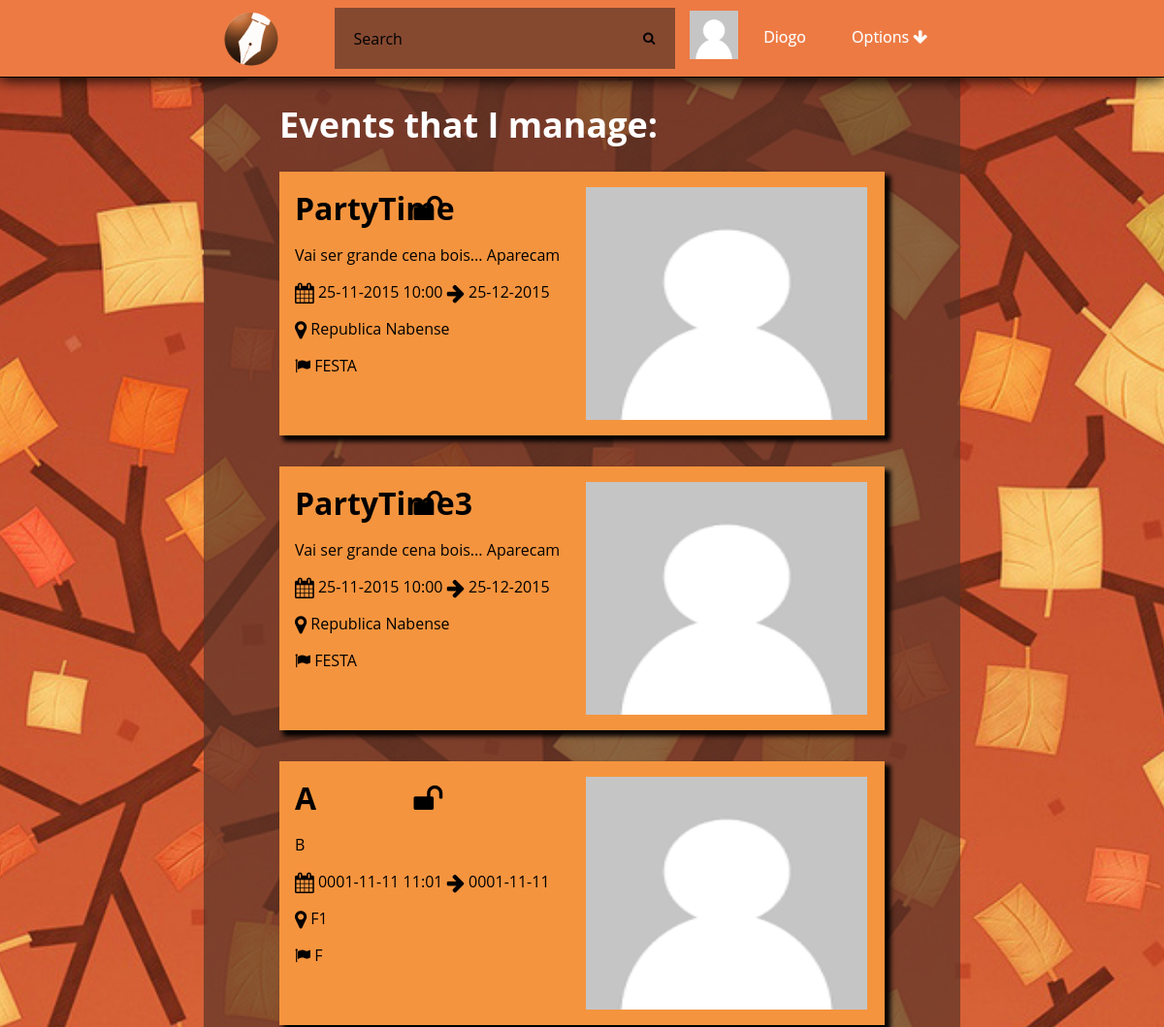
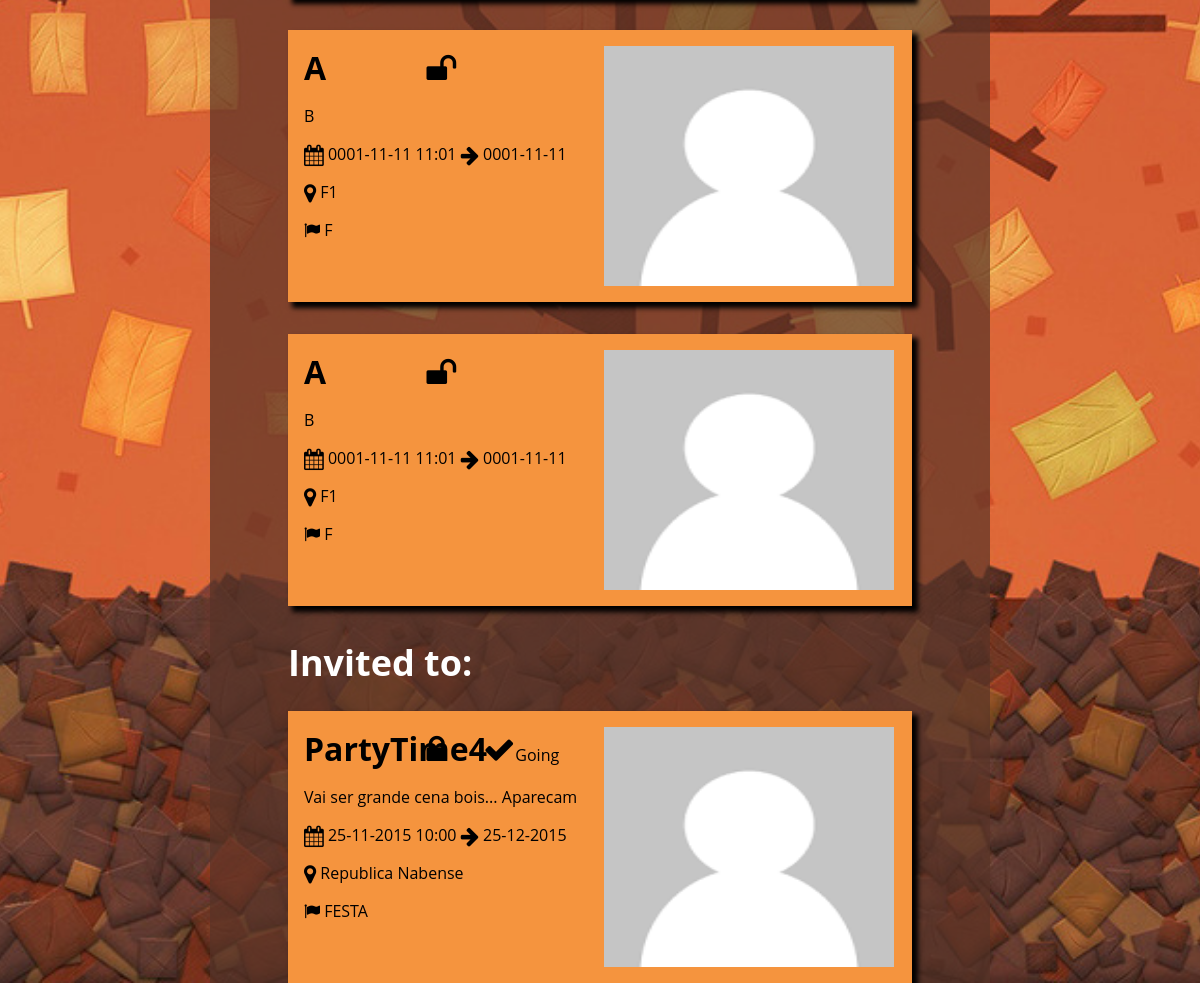
Screenshot of / (signed in) with the database file from the repository (2 pictures, top to bottom).
### tables this page shows
CREATE TABLE Photo(
	idPhoto INTEGER PRIMARY KEY,
	path TEXT,
	uploadDate DATE
);

CREATE TABLE User(
	idUser INTEGER PRIMARY KEY,
	loginId TEXT NOT NULL,
	password TEXT NOT NULL,
	email TEXT NOT NULL,
	name TEXT,
	birthday DATE,
	idPhoto REFERENCES Photo(idPhoto)	
);

CREATE TABLE Event(
	idEvent INTEGER PRIMARY KEY,
	nameEvent TEXT NOT NULL,
	creationDate DATE NOT NULL,
	endDate DATE NOT NULL,
	local TEXT NOT NULL,
	public BOOLEAN,
	type TEXT,
	description TEXT,
	hour TEXT,
	idPhoto INTEGER REFERENCES Photo(idPhoto),
	idOwner INTEGER REFERENCES User(idUser)
);

CREATE TABLE UserEvent(
	idEvent INTEGER REFERENCES Event(idEvent) ON DELETE CASCADE,
	idUser INTEGER REFERENCES User(idUser) ON DELETE CASCADE,
	confirm INT DEFAULT 0,
	PRIMARY KEY (idEvent,idUser),
	CHECK(confirm>=-1 AND confirm <=1)
);

### databaseConnection.php (called while the page is built, shortened)
<?php
function getEventsInvited(){
    $pathDatabase='sqlite:'.__DIR__.'/event.db';
    $db = new PDO($pathDatabase);
    $db->setAttribute(PDO::ATTR_DEFAULT_FETCH_MODE, PDO::FETCH_ASSOC);
    $db->setAttribute(PDO::ATTR_ERRMODE, PDO::ERRMODE_EXCEPTION);
    $stmt=$db->prepare("SELECT Event.*,Photo.path,UserEvent.confirm FROM UserEvent,Event,Photo WHERE UserEvent.idUser=:userId AND Event.idEvent=UserEvent.idEvent AND Event.idPhoto=Photo.idPhoto
                        AND UserEvent.idEvent NOT IN(SELECT Event.idEvent FROM Event WHERE Event.idOwner=:userId);");
    $stmt->bindParam(':userId',$_SESSION["userId"],PDO::PARAM_INT);
    $stmt->execute();
    $result = $stmt->fetchAll();
    return $result;
}
function getEvensAdmin(){
    $pathDatabase='sqlite:'.__DIR__.'/event.db';
    $db = new PDO($pathDatabase);
    $stmt=$db->prepare("SELECT Event.*,Photo.path FROM Event,Photo WHERE Event.idOwner=:userId AND Event.idPhoto=Photo.idPhoto");
    $stmt->bindParam(':userId',$_SESSION["userId"],PDO::PARAM_INT);
    $stmt->execute();
    $result = $stmt->fetchAll();
    return $result;
}
function getUser($userId){
    $pathDatabase='sqlite:'.__DIR__.'/event.db';
    $db = new PDO($pathDatabase);
    $stmt=$db->prepare("SELECT * FROM User WHERE User.idUser=:userid");
    $stmt->bindParam(':userid',$userId,PDO::PARAM_INT);
    $stmt->execute();
    $result = $stmt->fetchAll();
     if($result>0){
        return $result[0];
    }else return false;
}
function getUserImagePath($userId){
    $pathDatabase='sqlite:'.__DIR__.'/event.db';
    $db = new PDO($pathDatabase);
    $stmt=$db->prepare("SELECT Photo.path FROM Photo,User WHERE Photo.idPhoto=User.idPhoto AND User.idUser=:userid");
    $stmt->bindParam(':userid',$userId,PDO::PARAM_INT);
    $stmt->execute();
    $result = $stmt->fetchAll();
     if($result>0){
        return $result[0][0];
    }else return false;
}
?>

### utils.php (the view, shortened to what this page needs)
<?php
function getEventCard($event,$confirm){
    ?>
    <div class="card" id="event<?php echo $event['idEvent'];?>">
    <div class="CardInfo">
    <div class="name">
    <h1><?php echo $event['nameEvent'];?></h1>
    <?php if($event["public"]){echo "<i class=\"fa fa-unlock fa-2x\"></i>";}else{echo "<i class=\"fa fa-lock fa-2x\"></i>";}?>
    <?php if($confirm){
        ?><span class="statusInvite"><?php if($event["confirm"]==0){echo"<i class=\"fa fa-question fa-2x\"></i>To Respond";}
        else if($event["confirm"]==1){echo"<i class=\"fa fa-check fa-2x\"></i>Going";}
        else if($event["confirm"]==-1){echo"<i class=\"fa fa-times fa-2x\"></i>Not Going";}?></span>
    <?php } ?>
    </div>
    <div>
    <p>
    <?php echo $event['description']; ?>
    </p>
    <p>
    <i class="fa fa-calendar fa-lg"></i>
    <?php echo $event['creationDate']."  ".$event["hour"]."  <i class=\"fa fa-arrow-right fa-lg\"></i>  ".$event['endDate']; ?>
    </p>
    <p>
    <i class="fa fa-map-marker fa-lg"></i>
    <?php echo $event['local'];?>
    </p>
    <p>
    <i class="fa fa-flag"></i>
    <?php echo $event['type'];?>
    </p>
    </div>
    </div>
    <div class="imgContainer">
    <img src="<?php echo $event['path'];?>" />
    </div>
    </div>
<?php } ?>

### header.php (shortened to what this page needs)
<?php
	include_once 'databaseConnection.php';
?>
<!DOCTYPE html>
<html>
<head>
    <link rel="stylesheet" href="http://cdnjs.cloudflare.com/ajax/libs/font-awesome/4.4.0/css/font-awesome.min.css">
    <link rel="stylesheet" type="text/css" href="css/eventManager.css">
	<link rel="stylesheet" type="text/css" href="css/sweetalert.css">
</head>
<body>
	<div id="hmenu">
		<div id="containerNavBar">
			<ul class="nav">
				<a href="index.php"><img id="logo" src="static/website/logo.png"></img>
				</a>
				<li id="search">
					<form action="eventSearchPage.php" method="get">
						<input type="text" name="search_text" id="search_text" placeholder="Search" />
						<button type="submit" id="search_button"><i class="fa fa-search"></i></button>
					</form>
				</li>
				<li id="options">
					<a href="#">Options  <i class="fa fa-arrow-down"></i></a>
				</li>
				<li id="profile">
					<div class="profileButton">
						<div class ="profileButtonImage">
							<img src= <?php echo getUserImagePath($_SESSION['userId']); ?> style="width:50px;height:50px;">
						</div>
						<div class="profileButtonText">
							<a href="profile.php"> <?php echo getUser($_SESSION['userId'])['name'] ?> </a>
						</div>
					</div>
				</li>
			</ul>
		</div>
	</div>
	<div class="wrapper">

### index.php
<?php
include_once('header.php');
include_once('utils.php');
$invitedEvents = getEventsInvited();
$adminEvents = getEvensAdmin();
if(count($adminEvents) > 0){
    ?>
    <div class="spacer">
    <h1> Events that I manage: </h1>
    </div>
    <?php
    foreach($adminEvents as $adminEvent){
        getEventCard($adminEvent,false);
    }
}
if(count($invitedEvents) > 0){
    ?>
    <div class="spacer">
    <h1> Invited to: </h1>
    </div>
    <?php
    foreach($invitedEvents as $invitedEvent){
        getEventCard($invitedEvent,true);
    }
}
require_once('footer.php');
?>

### footer.php
</div>
</body>
</html>

### css/eventManager.css (style rules this page uses)
html { background-image: url('\../static/website/background.jpg'); background-attachment: fixed; background-position:center center; background-size:cover; display: block; box-sizing: border-box; height: 100%; }
body { width: 65%; margin:0 auto; background-color: rgba(88, 52, 40, 0.69); background-size: contain; background-attachment: fixed; box-sizing: border-box; display: block; min-height: 100%; }
div#hmenu { margin: auto auto; height: 5em; background: #ED7A43; width: 100%; text-align: center; position: fixed; top:0; left:0; border-bottom:1px solid; box-shadow: 0 1px 15px 1px; box-sizing: border-box; }
.card,.cardEvent { background-color: #F5943E; margin: 0 auto; margin-bottom: 2em; box-shadow: 5px 5px 5px 1px; padding: 1em; font-family: 'Open Sans', sans-serif; height: 15rem; cursor: pointer; }
.card h1,.cardEvent h1 { margin:0px; padding-bottom:0px; display: inline-block; width: 40%; }
.card .imgContainer,.cardEvent .imgContainer { display: inline-block;vertical-align: top;width: 49%;height: 100%;overflow: hidden; }
.imgContainer img { width: 100%; height: 100%; }
img#logo { height: 80%;width: auto;float: left;margin-left: 1em;border-radius: 50%;margin-right: 1em; }
div#containerNavBar { display: inline-block; width: 65%; height: 100%; margin: auto; box-sizing: border-box; }
.nav { height: 100%; width: 100%; display: inline-block; margin: 0.5em auto; padding: 0; }
.nav li { float: left; list-style-type: none; position: relative; margin: auto 1%; display: inline-block; }
.nav li a { font-size: 16px; color: white; display: block; line-height: 60px; padding: 0 26px; text-decoration: none; font-family: 'Open Sans', sans-serif; text-shadow: 0 0 1px rgba(255, 255, 255, 0.5); }
li#search { width: 45%; height: 80%; margin-left: 5%; }
#search_text { width: 85%; padding: 10px 0 10px 20px; font-size: 16px; font-family: 'Open Sans', sans-serif; border: 0 none; height: 100%; margin-right: 0; color: white; outline: none; background: rgba(88, 52, 40, 0.69); float: left; box-sizing: border-box; transition: all 0.15s; }
#search_button { border: 0 none; background: rgba(88, 52, 40, 0.69) center no-repeat; width: 15%; float: left; padding: 0; text-align: center; height: 100%; cursor: pointer; }
li#profile { width: 15%; }
li#options { float:right; padding: 0; }
#search form { width: 100%; height: 100%; margin: 0 auto; display: inline-block; }
.profileButton { width: 100%; display: table; }
.profileButtonImage { height: 100%; display: table-cell; margin: 0 auto; width: 30%; vertical-align: middle; }
.profileButtonText { width: 50%; display: table-cell; box-sizing: border-box; margin: 0 auto; }
.name i { display: inline-block; }
.wrapper { width: 80%; margin: 0 auto; padding-top: 5em; }
.spacer { font-family: 'Open Sans', sans-serif; font-size: large; color: white; }
.CardInfo { display: inline-block; vertical-align: top; width: 50%; }
span.statusInvite { margin-left: 2rem; }

### rows the page displays
photo: path (placeholder picture)
user: name "Diogo"
event: nameEvent "PartyTime", public True (drawn), description "Vai ser grande cena bois... Aparecam", creationDate "25-11-2015", hour "10:00", endDate "25-12-2015", local "Republica Nabense", type "FESTA", idPhoto.path (placeholder picture)
event: nameEvent "PartyTime3", public True (drawn), description "Vai ser grande cena bois... Aparecam", creationDate "25-11-2015", hour "10:00", endDate "25-12-2015", local "Republica Nabense", type "FESTA", idPhoto.path (placeholder picture)
event: nameEvent "A", public True (drawn), description "B", creationDate "0001-11-11", hour "11:01", endDate "0001-11-11", local "F1", type "F", idPhoto.path (placeholder picture)
event: nameEvent "A", public True (drawn), description "B", creationDate "0001-11-11", hour "11:01", endDate "0001-11-11", local "F1", type "F", idPhoto.path (placeholder picture)
event: nameEvent "A", public True (drawn), description "B", creationDate "0001-11-11", hour "11:01", endDate "0001-11-11", local "F1", type "F", idPhoto.path (placeholder picture)
userevent: idEvent.nameEvent "PartyTime4", confirm 1 (drawn), idEvent.description "Vai ser grande cena bois... Aparecam", idEvent.creationDate "25-11-2015", idEvent.hour "10:00", idEvent.endDate "25-12-2015", idEvent.local "Republica Nabense", idEvent.type "FESTA", photo.path (placeholder picture)
